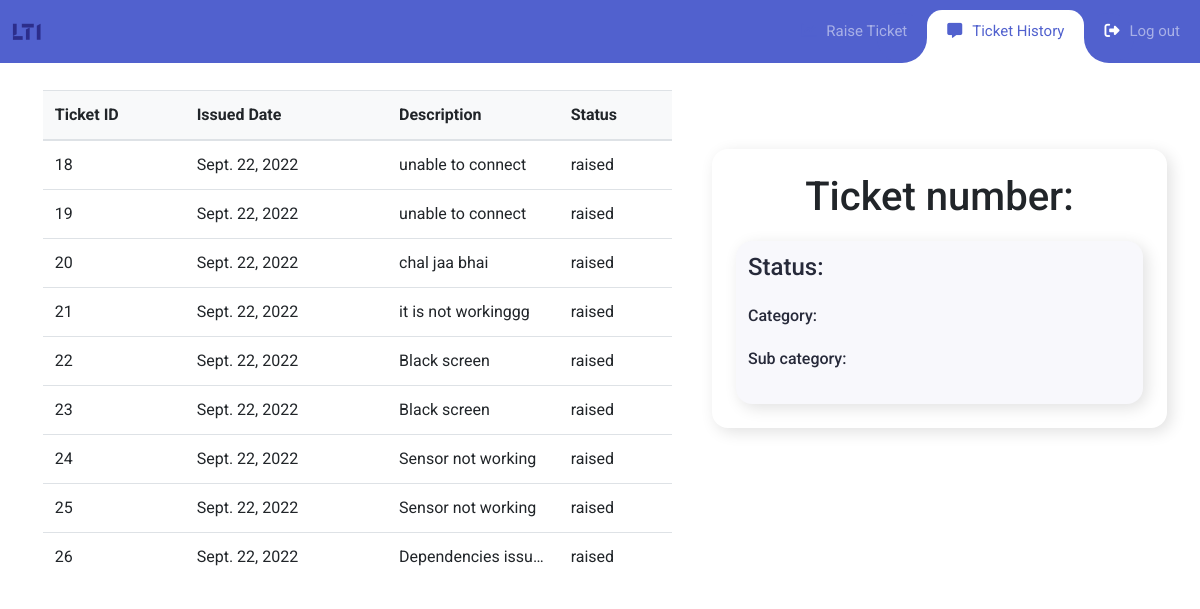
The page /history/1 on the database as committed earlier.
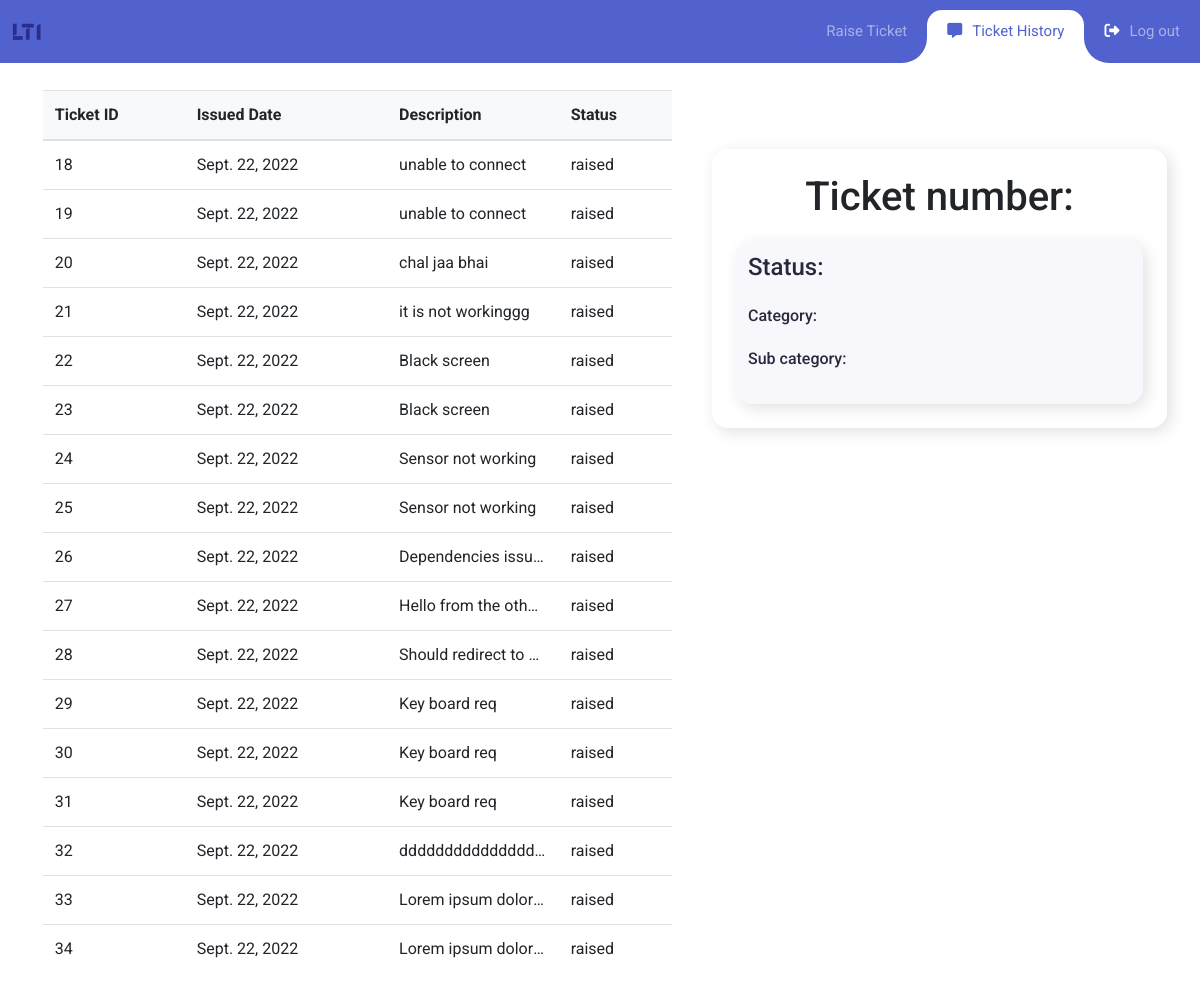
The same page on the database as committed later.
### Tickets/models.py (models this page shows, shortened)
class Ticket(models.Model):
    ticket_status = [
    ('Raised', 'Raised'),
    ('processing', 'processing'),
    ('closed', 'closed'),
]
    user_id = models.ForeignKey(Profile,related_name='user',on_delete=models.CASCADE)
    status = models.CharField(max_length=100,choices=ticket_status)
    category = models.CharField(max_length=100) # in case future error arises convert it to char field
    subCategory = models.CharField(max_length=100)
    description = models.TextField()
    issue_date = models.DateField(auto_now_add=True)

### Employee/views.py (the view)
# urls.py: path('history/<int:id>',views.user_history.as_view(),name ='history'),
class user_history(APIView):
    renderer_classes = [TemplateHTMLRenderer]
    template_name = 'history.html'
    def get(self, request, id):
        queryset = Ticket.objects.all().filter(user_id=id).values()
        return render(request,"history.html",{'list': queryset, 'id':id})

### Employee/templates/history.html (shortened to what this page needs)
{% load static %}
<!DOCTYPE html>
<html lang="en">
  <head>
    <link rel="stylesheet" href="{% static 'history/fonts/icomoon/style.css' %}" />
    <link
      rel="stylesheet"
      href="https://cdnjs.cloudflare.com/ajax/libs/font-awesome/6.2.0/css/all.min.css"
    />
    <link rel="stylesheet" href="{% static 'history/css/bootstrap.min.css' %}" />
    <link rel="stylesheet" href="{% static 'history/css/history_styles.css' %}" />
  </head>
  <body onload="ticketLoader()">
      <nav class="navbar navbar-expand-custom navbar-mainbg">
          <a class="navbar-brand navbar-logo" href="#">
              <img src="{% static 'history/images/lti.svg' %}" alt="LTI logo" width="10%" />
          </a>
          <div class="collapse navbar-collapse" id="navbarSupportedContent">
              <ul class="navbar-nav ml-auto">
                  <div class="hori-selector">
                      <div class="left"></div>
                      <div class="right"></div>
                  </div>
                  <li class="nav-item">
                      <a class="nav-link" href="{% url 'employee:raiseReq' id %}"><i class="fa-sharp fa-solid fa-chart-line" style="color:#5161ce"></i>Raise Ticket</a>
                  </li>
                  <li class="nav-item active">
                      <a class="nav-link" href="{% url 'employee:history' id %}"><i class="fa-solid fa-message" style="color:#5161ce"></i>Ticket History</a>
                  </li>
                  <li class="nav-item">
                      <a class="nav-link" href="{% url 'employee:reset' %}"><i class="fa-solid fa-right-from-bracket"></i>Log out</a>
                  </li>
              </ul>
          </div>
      </nav>
      <div class="container">
        <div class="row">
            <div class="col-md-12 col-lg-7">
                <div class="container">
                    <div class="shadow-4 rounded-5 overflow-hidden">
                        <table class="table align-middle mb-0 bg-white">
                            <thead class="bg-light" id="head">
                                    <th>Ticket ID</th>
                                    <th>Issued Date</th>
                                    <th>Description</th>
                                    <th>Status</th>
                              </thead>
                            <tbody>
                                {% for r in list %}
                                  <tr class="" onclick="myFunc(this)">
                                  <td>{{r.id}}</td>
                                  <td>{{r.issue_date}}</td>
                                  <td style=
                                  "max-width:100px ;
                                    white-space: nowrap;
                                    overflow: hidden;
                                    text-overflow: ellipsis">{{r.description}}</td>
                                  <td>{{r.status}}</td>
                                  </tr>
                                  {% endfor %}
                              </tbody>
                          </table>
                      </div>
                </div>
            </div>
            <div class="col-md-12 col-lg-5">
                <div class="drop">
                    <div class="drop__container">
                      <header>
                        <h1>Ticket number: </h1>
                      </header>
                      <div class="drop__list" id="drop-items">
                        <div id="drop__card">
                        <div class="drop__card">
                          <div class="drop__data">
                            <div>
                              <h1 class="drop__name">Status: </h1>
                              <br>
                              <h1 class="drop__category">Category: </h1>
                              <br>
                              <h1 class="drop__subcategory">Sub category: </h1>
                              <br>
                            </div>
                          </div>
                        </div>
                      </div>
                    </div>
                  </div>
            </div>
        </div>
      </div>
  </body>
</html>

### Employee/static/history/css/history_styles.css (style rules this page uses)
body { font-family: "Roboto", sans-serif; margin: 0; padding: 0; }
* { margin: 0; padding: 0; }
i { margin-right: 10px; }
.container { margin: 0px !important; padding: 1.5%; max-width: 100%; }
.row { margin: 0; padding: 0; }
.navbar-logo { color: #fff; padding-left: 1%; }
.navbar-mainbg { background-color: #5161ce; padding: 0; }
#navbarSupportedContent { overflow: hidden; position: relative; }
#navbarSupportedContent ul { padding: 0px; margin: 0px; }
#navbarSupportedContent ul li a i { margin-right: 10px; }
#navbarSupportedContent li { list-style-type: none; float: left; }
#navbarSupportedContent ul li a { color: rgba(255, 255, 255, 0.5); text-decoration: none; font-size: 15px; display: block; padding: 20px 20px; transition-duration: 0.1s; position: relative; }
#navbarSupportedContent > ul > li.active > a { color: #5161ce; background-color: transparent; transition: all 0.1s; }
.hori-selector { display: inline-block; position: absolute; height: 100%; top: 0px; left: 0px; transition-duration: 0.s; background-color: #fff; border-top-left-radius: 15px; border-top-right-radius: 15px; margin-top: 10px; }
.hori-selector .right, .hori-selector .left { position: absolute; width: 25px; height: 25px; background-color: #fff; bottom: 10px; }
.hori-selector .right { right: -25px; }
.hori-selector .left { left: -25px; }
.hori-selector .right:before, .hori-selector .left:before { content: ""; position: absolute; width: 50px; height: 50px; border-radius: 50%; background-color: #5161ce; }
.hori-selector .right:before { bottom: 0; right: -25px; }
.hori-selector .left:before { bottom: 0; left: -25px; }
@media (min-width: 992px) { .navbar-expand-custom { -ms-flex-flow: row nowrap; flex-flow: row nowrap; -ms-flex-pack: start; justify-content: flex-start; } }
@media (min-width: 992px) { .navbar-expand-custom .navbar-nav { -ms-flex-direction: row; flex-direction: row; } }
@media (min-width: 992px) { .navbar-expand-custom .navbar-collapse { display: -ms-flexbox !important; display: flex !important; -ms-flex-preferred-size: auto; flex-basis: auto; background-color: #5161ce; } }
i:not(i.fa-eye) { color:white; }
ul { list-style: hangul-consonant; text-align:left; margin-left: -10rem; }
header { display: grid; justify-items: center; align-items: center; }
h1 { margin: 0; }
a { text-decoration: none; }
.drop { max-width: 100%; margin-top: 15%; display: grid; }
.drop__container { display: grid; row-gap: 1rem; padding: 1.5rem; box-shadow: 4px 4px 16px #e1e1e1; border-radius: 1rem; }
.drop__list { display: grid; row-gap: 1rem; }
.drop__data { margin-top: 0%; display: flex; width: 100%; align-items: center; }
#drop__card { margin-top: 1%; padding: 0.75rem 1.25rem 0.75rem 0.75rem; background-color: #f8f8fc; box-shadow: 4px 4px 16px #e1e1e1, -2px -2px 16px #fff; border-radius: 1rem; }
.drop__name { font-size: 1.5rem; color: #272a3a; font-weight: 500; }
.drop__category { font-size: 1rem; color: #272a3a; font-weight: 500; }
.drop__subcategory { font-size: 1rem; color: #272a3a; font-weight: 500; }

Rows that differ between the two databases and show on the page:
added Ticket: id "27", issue_date "Sept. 22, 2022", description "Hello from the othe…", status "raised"
added Ticket: id "28", issue_date "Sept. 22, 2022", description "Should redirect to…", status "raised"
added Ticket: id "29", issue_date "Sept. 22, 2022", description "Key board req", status "raised"
added Ticket: id "30", issue_date "Sept. 22, 2022", description "Key board req", status "raised"
added Ticket: id "31", issue_date "Sept. 22, 2022", description "Key board req", status "raised"
added Ticket: id "32", issue_date "Sept. 22, 2022", description "ddddddddddddddd…", status "raised"
added Ticket: id "33", issue_date "Sept. 22, 2022", description "Lorem ipsum dolor…", status "raised"
added Ticket: id "34", issue_date "Sept. 22, 2022", description "Lorem ipsum dolor…", status "raised"
